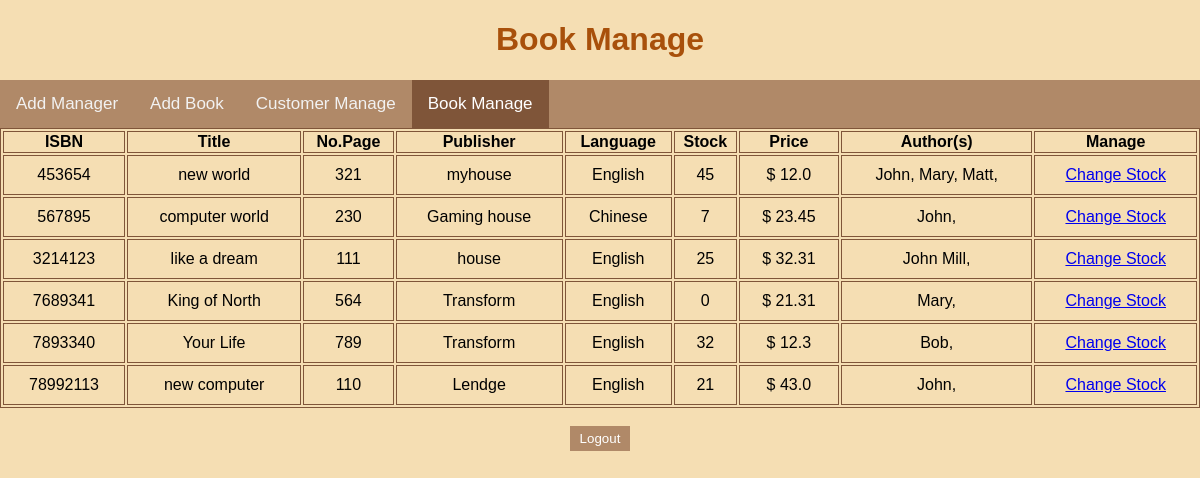
Page /bookMana on the committed database.
### app.py (models this page shows)
class Book(db.Model):
    ISBN = db.Column(db.Integer,nullable=False,primary_key=True)
    title = db.Column(db.String(30),nullable=False)
    page = db.Column(db.Integer)
    date = db.Column(db.DateTime,nullable=False, default=datetime.utcnow)
    publisher = db.Column(db.String(30), nullable=False)
    language = db.Column(db.String(30),nullable=False,default="English")
    stock = db.Column(db.Integer,nullable=False)
    price = db.Column(db.Float,nullable=False)

class Author(db.Model):
    __tablename__ = 'Author'
    name = db.Column(db.String(30),nullable=False)
    ISBN = db.Column(db.Integer,db.ForeignKey('book.ISBN', ondelete='CASCADE'),nullable=False)
    __table_args__ = (
    db.PrimaryKeyConstraint(
        name, ISBN,
        ),
    )

### app.py (the view)
@app.route('/bookMana')
def bookMana():
    authors=Author.query.all()
    books=Book.query.all()
    return render_template('bookManage.html',allbook=books,allAuthors=authors)

### templates/bookManage.html (shortened to what this page needs)
{% extends "base.html" %}
{% block body %}
<h1 id="top">Book Manage</h1>
<div class="topnav">
    <a href="/managerAdd">Add Manager</a>
    <a href="/bookAdd">Add Book</a>
    <a href="/customerMana">Customer Manage</a>
    <a class="active" href="/bookMana">Book Manage</a>
</div>
<div class=content>
<table class=users>
    <tr>
        <th>ISBN</th>
        <th>Title</th>
        <th>No.Page</th>
        <th>Publisher</th>
        <th>Language</th>
        <th>Stock</th>
        <th>Price</th>
        <th>Author(s)</th>
        <th>Manage</th>
    </tr>
    {% for book in allbook %}
        <tr>
            <td>{{ book.ISBN }}</td>
            <td>{{ book.title }}</td>
            <td>{{ book.page }}</td>
            <td>{{ book.publisher }}</td>
            <td>{{ book.language }}</td>
            <td>{{ book.stock }}</td>
            <td>&#36 {{ book.price }}</td>
            <td>{% for author in allAuthors %}
                    {%if author.ISBN==book.ISBN%}
                        {{author.name}},
                    {%endif%}
                {%endfor%}
            </td>
            <td>
                <a href="/updateb/{{book.ISBN}}">Change Stock</a>
            </td>
        </tr>
    {% endfor %}
</table>
</div>
<br>
<div class="toIndex"><form action='/' ><input class="button" type="submit" value="Logout"></form></div>
{% endblock %}

### static/css/main.css (style rules this page uses)
body { margin:0; font-family: sans-serif; background-color: wheat; }
h1 { font-family:'Gill Sans', 'Gill Sans MT', Calibri, 'Trebuchet MS', sans-serif ; color: #A8500B; }
.toIndex { display: flex; justify-content: center; text-align: center; }
#top { text-align: center; }
.button { background-color: #b08968; border: none; color: white; padding: 5px 10px; text-align: center; text-decoration: none; display: inline-block; }
.topnav { background-color: #b08968; overflow: hidden; }
.topnav a { float: left; color: #f2f2f2; text-align: center; padding: 14px 16px; text-decoration: none; font-size: 17px; }
.topnav a.active { background-color: #7f5539; color: white; }
table, td, th { border: 1px solid #7f5539; }
table { width: 100%; }
td { text-align: center; padding: 10px; }

### rows in the picture
Book: ISBN "453654", title "new world", page "321", publisher "myhouse", language "English", stock "45", price "12.0"
Author: name "John"
Author: name "Mary"
Author: name "Matt"
Book: ISBN "567895", title "computer world", page "230", publisher "Gaming house", language "Chinese", stock "7", price "23.45"
Author: name "John"
Book: ISBN "3214123", title "like a dream", page "111", publisher "house", language "English", stock "25", price "32.31"
Author: name "John Mill"
Book: ISBN "7689341", title "King of North", page "564", publisher "Transform", language "English", stock "0", price "21.31"
Author: name "Mary"
Book: ISBN "7893340", title "Your Life", page "789", publisher "Transform", language "English", stock "32", price "12.3"
Author: name "Bob"
Book: ISBN "78992113", title "new computer", page "110", publisher "Lendge", language "English", stock "21", price "43.0"
Author: name "John"
